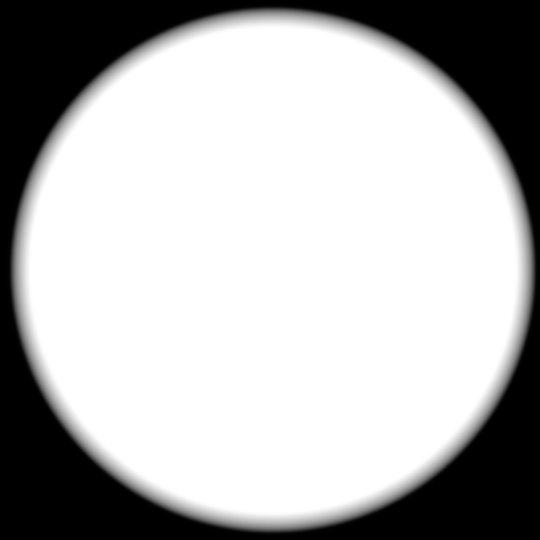
#> input picture resources/static_img/top-mask.png, 1080 x 1080 px (shown at 1/2 size)
$ python auto_image_post.py --input ../resources/static_img/top-mask.png
#> lines starting #> are read from the running program, lines starting #| are printed output that depends on the picture
# This script takes
# - input directory or file; batch mode / individual mode
# - output directory
#
# If crop configs are present it will crop the input
# It will also do post-processing on the images required to get them to final
# standard.

from skimage import io, exposure
import skimage.color as color
import matplotlib.pyplot as plt
import cv2 as cv
import pycommon.image as image
import numpy as np
import time
import argparse
import yaml
import os


def process_image(raw, crop_config=None):
	cropped = raw.copy()
	# crop
	if crop_config is not None:
		x1 = crop_config['left_abs']
		x2 = crop_config['right_abs']
		y1 = crop_config['top_abs']
		y2 = crop_config['bottom_abs']
		cropped = cropped[y1:y2,x1:x2,:]

		image.add_overlay(cropped)

	post = cropped.copy()
	print(post.shape)

	# [15 lines of commented-out code are left out]

	return cropped, post

def handle_directory(in_path, out_path):
	# for each image in directory:
	# 	handle_image(path)
	return

def handle_image(in_file, out_dir):
	raw = load_image(in_file)
#> in load_image, img is the input picture: shape (1080, 1080, 4); mean B, G, R, A 180.6, 180.6, 180.6, 255
#> in load_image, `img = cv.rotate(img, cv.ROTATE_180)`:
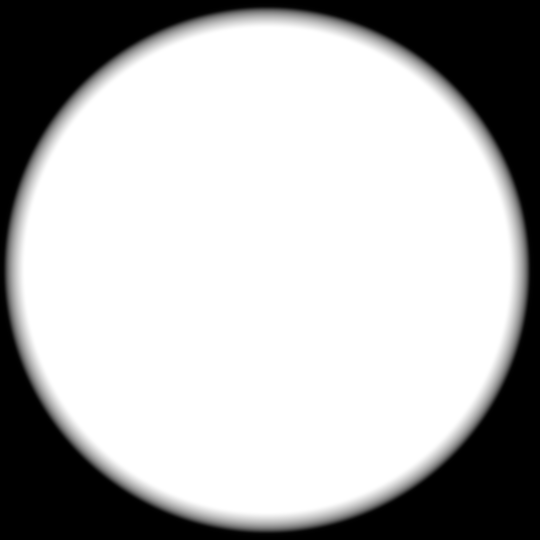
#> img: shape (1080, 1080, 4) (shown at 1/2 size); mean B, G, R, A 180.6, 180.6, 180.6, 255
	crop_config = load_crop_config(args.input)
	print(crop_config)

	cropped, post = process_image(raw, crop_config=crop_config)
#| (1080, 1080, 4)

	if out_dir is None:
		preview_image(raw, cropped, post)
	else:
		save_image(in_file, out_dir, post)

	return

def preview_image(raw, cropped, post):
	# print(raw[0,0,0])
	# print(post[0,0,0])
	after = cv.hconcat([cropped, post])
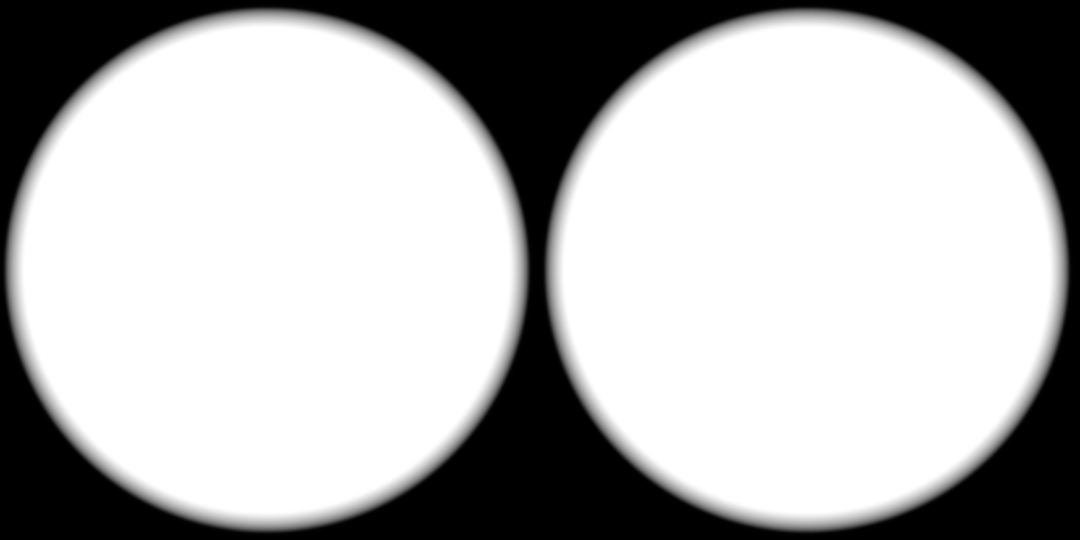
#> after: shape (1080, 2160, 4) float64 (shown at 1/2 size); mean of channels 0, 1, 2, 3 0.708, 0.708, 0.708, 1; drawn as B, G, R
	print(raw.shape)
#| (1080, 1080, 4)
	print(post.shape)
#| (1080, 1080, 4)
	print(after.shape)
#| (1080, 2160, 4)
	if raw.shape[1] > after.shape[1]:
		after = np.pad(after, ((0,0),(0,raw.shape[1]-after.shape[1]), (0,0)))
	else:
		raw = np.pad(raw, ((0,0),(0,after.shape[1]-raw.shape[1]), (0,0)))
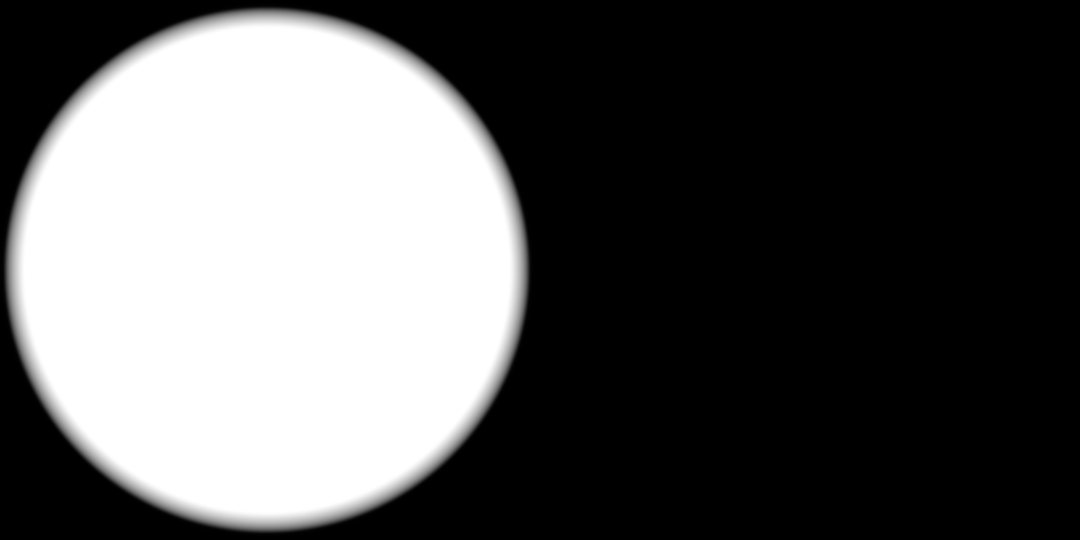
#> raw: shape (1080, 2160, 4) float64 (shown at 1/2 size); mean of channels 0, 1, 2, 3 0.354, 0.354, 0.354, 0.5; drawn as B, G, R
	res = cv.vconcat([raw, after])
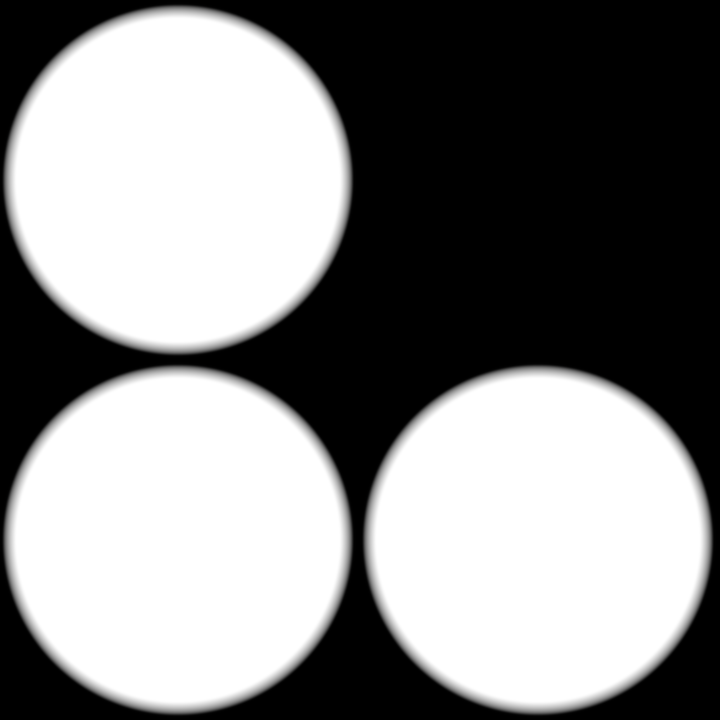
#> res: shape (2160, 2160, 4) float64 (shown at 1/3 size); mean of channels 0, 1, 2, 3 0.531, 0.531, 0.531, 0.75; drawn as B, G, R
	cv.namedWindow("win", cv.WINDOW_NORMAL)
	cv.imshow("win", res)

	while cv.waitKey() != ord('q'):
#> (key q is pressed here)
		time.sleep(0.01)
	cv.destroyAllWindows()

def load_image(path):
	print(f"load {path}")
	img = cv.imread(path, cv.IMREAD_UNCHANGED)
	img = cv.rotate(img, cv.ROTATE_180)
	return img / 255.0

def save_image(in_file, out_dir, image):
	name = os.path.basename(in_file)
	write_path = os.path.join(out_dir, name)
	print("saving...", cv.imwrite(write_path, image*255))

def load_crop_config(path):
	d = os.path.dirname(path)
	config = None
	try:
		with open(os.path.join(d, "crop_dslr.yml"), 'r') as f:
			config = yaml.load(f, Loader=yaml.FullLoader)
	except FileNotFoundError as err:
		print(err)
		pass

	return config

if __name__ == "__main__":
	parser = argparse.ArgumentParser()

	parser.add_argument("-i", "--input", action="store", help="input file or directory to process")
	parser.add_argument("-o", "--output", action="store", help="output directory for processed images")
	parser.add_argument("-v", "--verbose", action="store_true", help="verbose output, print debug information")

	args = parser.parse_args()

	if False: #is_directory(args.input):
		handle_directory(args.input)
	else:
		handle_image(args.input, args.output)

	print("done")
